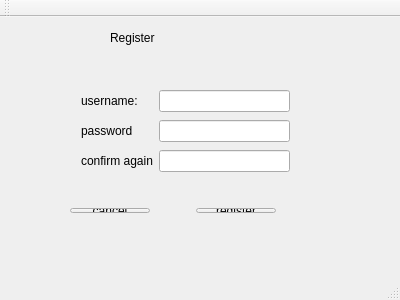
<?xml version="1.0" encoding="UTF-8"?>
<ui version="4.0">
 <class>Register</class>
 <widget class="QMainWindow" name="Register">
  <property name="geometry">
   <rect>
    <x>0</x>
    <y>0</y>
    <width>400</width>
    <height>300</height>
   </rect>
  </property>
  <property name="windowTitle">
   <string>Register</string>
  </property>
  <widget class="QWidget" name="centralWidget">
   <widget class="QLabel" name="label">
    <property name="geometry">
     <rect>
      <x>110</x>
      <y>0</y>
      <width>111</width>
      <height>41</height>
     </rect>
    </property>
    <property name="text">
     <string>Register</string>
    </property>
   </widget>
   <widget class="QWidget" name="">
    <property name="geometry">
     <rect>
      <x>70</x>
      <y>60</y>
      <width>231</width>
      <height>111</height>
     </rect>
    </property>
    <layout class="QGridLayout" name="gridLayout">
     <item row="0" column="0">
      <widget class="QLabel" name="label_2">
       <property name="text">
        <string>username:</string>
       </property>
      </widget>
     </item>
     <item row="0" column="1">
      <widget class="QLineEdit" name="lineEdit"/>
     </item>
     <item row="1" column="0">
      <widget class="QLabel" name="label_3">
       <property name="text">
        <string>password</string>
       </property>
      </widget>
     </item>
     <item row="1" column="1">
      <widget class="QLineEdit" name="lineEdit_2"/>
     </item>
     <item row="2" column="0">
      <widget class="QLabel" name="label_4">
       <property name="text">
        <string>confirm again</string>
       </property>
      </widget>
     </item>
     <item row="2" column="1">
      <widget class="QLineEdit" name="lineEdit_3"/>
     </item>
    </layout>
   </widget>
   <widget class="QWidget" name="">
    <property name="geometry">
     <rect>
      <x>20</x>
      <y>180</y>
      <width>306</width>
      <height>27</height>
     </rect>
    </property>
    <layout class="QHBoxLayout" name="horizontalLayout">
     <item>
      <spacer name="horizontalSpacer">
       <property name="orientation">
        <enum>Qt::Horizontal</enum>
       </property>
       <property name="sizeHint" stdset="0">
        <size>
         <width>40</width>
         <height>20</height>
        </size>
       </property>
      </spacer>
     </item>
     <item>
      <widget class="QPushButton" name="pushButton">
       <property name="text">
        <string>cancel</string>
       </property>
      </widget>
     </item>
     <item>
      <spacer name="horizontalSpacer_3">
       <property name="orientation">
        <enum>Qt::Horizontal</enum>
       </property>
       <property name="sizeHint" stdset="0">
        <size>
         <width>40</width>
         <height>20</height>
        </size>
       </property>
      </spacer>
     </item>
     <item>
      <widget class="QPushButton" name="pushButton_2">
       <property name="text">
        <string>register</string>
       </property>
      </widget>
     </item>
     <item>
      <spacer name="horizontalSpacer_2">
       <property name="orientation">
        <enum>Qt::Horizontal</enum>
       </property>
       <property name="sizeHint" stdset="0">
        <size>
         <width>40</width>
         <height>20</height>
        </size>
       </property>
      </spacer>
     </item>
    </layout>
   </widget>
  </widget>
  <widget class="QMenuBar" name="menuBar">
   <property name="geometry">
    <rect>
     <x>0</x>
     <y>0</y>
     <width>400</width>
     <height>22</height>
    </rect>
   </property>
  </widget>
  <widget class="QToolBar" name="mainToolBar">
   <attribute name="toolBarArea">
    <enum>TopToolBarArea</enum>
   </attribute>
   <attribute name="toolBarBreak">
    <bool>false</bool>
   </attribute>
  </widget>
  <widget class="QStatusBar" name="statusBar"/>
 </widget>
 <layoutdefault spacing="6" margin="11"/>
 <resources/>
 <connections/>
</ui>
